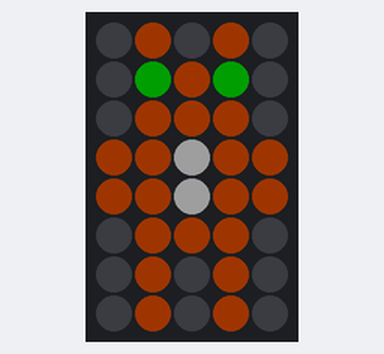
Bench run of a sketch on a simulated Arduino Uno, built with avr-gcc and run on an emulated ATmega328P. Shown: 5×8 RGB LED matrix (first LED top left, wired row by row). Dim RGB values are drawn brighter than linear.

Above: at 0.1 s.
At 2.1 s:
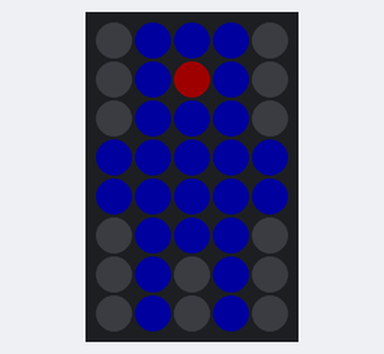
At 4.1 s:
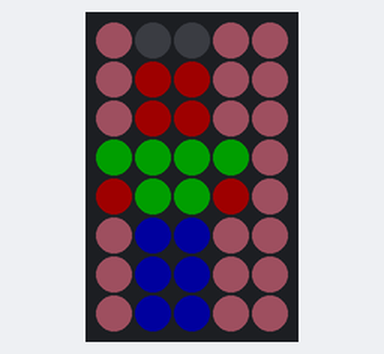
At 6.2 s:
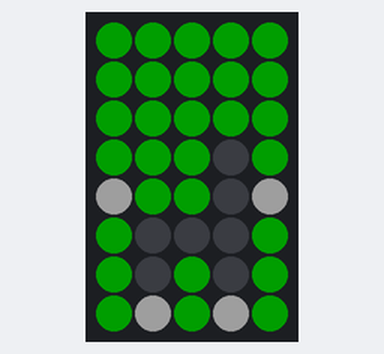
At 8.2 s:
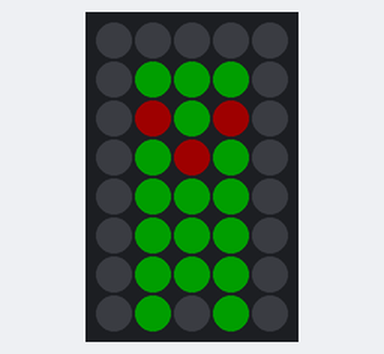
At 12.2 s:
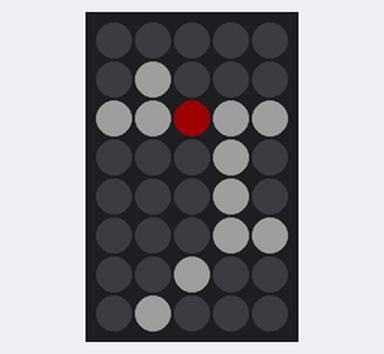

Measured:
- by itself, everything shown: repeats every 14.2 s, in 7 steps
- what the display in image 1 shows lasts 2.0 s, from 2.1 s to 4.1 s

The sketch:

LED_shield_matrix_minecraft.ino
```cpp
// Adafruit_NeoMatrix example for single NeoPixel Shield.

// Adeptation by John Keefe
// Graphic designs by Natalie Keefe

#include <Adafruit_GFX.h>
#include <Adafruit_NeoMatrix.h>
#include <Adafruit_NeoPixel.h>
#ifndef PSTR
#define PSTR // Make Arduino Due happy
#endif

#define PIN 6

// Color definitions
#define BLACK    0x0000
#define BLUE     0x001F
#define RED      0xF800
#define GREEN    0x07E0
#define CYAN     0x07FF
#define MAGENTA  0xF81F
#define YELLOW   0xFFE0
#define WHITE    0xFFFF


// MATRIX DECLARATION:
// Parameter 1 = width of NeoPixel matrix
// Parameter 2 = height of matrix
// Parameter 3 = pin number (most are valid)
// Parameter 4 = matrix layout flags, add together as needed:
//   NEO_MATRIX_TOP, NEO_MATRIX_BOTTOM, NEO_MATRIX_LEFT, NEO_MATRIX_RIGHT:
//     Position of the FIRST LED in the matrix; pick two, e.g.
//     NEO_MATRIX_TOP + NEO_MATRIX_LEFT for the top-left corner.
//   NEO_MATRIX_ROWS, NEO_MATRIX_COLUMNS: LEDs are arranged in horizontal
//     rows or in vertical columns, respectively; pick one or the other.
//   NEO_MATRIX_PROGRESSIVE, NEO_MATRIX_ZIGZAG: all rows/columns proceed
//     in the same order, or alternate lines reverse direction; pick one.
//   See example below for these values in action.
// Parameter 5 = pixel type flags, add together as needed:
//   NEO_KHZ800  800 KHz bitstream (most NeoPixel products w/WS2812 LEDs)
//   NEO_KHZ400  400 KHz (classic 'v1' (not v2) FLORA pixels, WS2811 drivers)
//   NEO_GRB     Pixels are wired for GRB bitstream (most NeoPixel products)
//   NEO_RGB     Pixels are wired for RGB bitstream (v1 FLORA pixels, not v2)


// Example for NeoPixel Shield.  In this application we'd like to use it
// as a 5x8 tall matrix, with the USB port positioned at the top of the
// Arduino.  When held that way, the first pixel is at the top right, and
// lines are arranged in columns, progressive order.  The shield uses
// 800 KHz (v2) pixels that expect GRB color data.
Adafruit_NeoMatrix matrix = Adafruit_NeoMatrix(5, 8, PIN,
NEO_MATRIX_TOP     + NEO_MATRIX_RIGHT +
NEO_MATRIX_COLUMNS + NEO_MATRIX_PROGRESSIVE,
NEO_GRB            + NEO_KHZ800);

const uint16_t colors[] = {
  matrix.Color(255, 0, 0), matrix.Color(0, 255, 0), matrix.Color(0, 0, 255) };

void setup() {
  matrix.begin();
  matrix.setTextWrap(false);
  matrix.setBrightness(30);
  matrix.setTextColor( Wheel(120) ); // set the initial text color
}

int x  = 0;
uint16_t ORANGE = matrix.Color(255, 165, 0);
uint16_t PINK = matrix.Color(255, 192, 203);

void loop() {
  matrix.fillScreen(0); // clears the screen

  // set the cursor where you want to start,
  // decrement by 5 each time until you hit the end of the word
  matrix.setCursor(x, 0); // sets the corner where you want to start

  drawStampy();
  matrix.show();
  delay (2000);
  matrix.fillScreen(0); // clears the screen

  drawSquid();
  matrix.show();
  delay (2000);
  matrix.fillScreen(0); // clears the screen

  drawSteve();
  matrix.show();
  delay (2000);
  matrix.fillScreen(0); // clears the screen

  drawKitty();
  matrix.show();
  delay (2000);
  matrix.fillScreen(0); // clears the screen

  drawCreeper();
  matrix.show();
  delay (2000);
  matrix.fillScreen(0); // clears the screen

  drawMooshroom();
  matrix.show();
  delay (2000);
  matrix.fillScreen(0); // clears the screen

  drawPuppyClimbing();
  matrix.show();
  delay (2000);
  matrix.fillScreen(0); // clears the screen

}

void drawStampy() {

  matrix.drawLine(0, 3, 0, 4, ORANGE);
  matrix.drawLine(1, 0, 1, 7, ORANGE);
  matrix.drawPixel(1,1, GREEN);
  matrix.drawLine(2, 1, 2, 2, ORANGE);
  matrix.drawLine(2, 3, 2, 4, WHITE);
  matrix.drawPixel(2,5, ORANGE);
  matrix.drawLine(3, 0, 3, 7, ORANGE);
  matrix.drawPixel(3,1, GREEN);
  matrix.drawLine(4, 3, 4, 4, ORANGE);

}

void drawSquid() {

  matrix.drawLine(0, 3, 0, 4, BLUE);
  matrix.drawLine(1, 0, 1, 7, BLUE);
  matrix.drawLine(2, 0, 2, 5, BLUE);
  matrix.drawPixel(2, 1, RED);
  matrix.drawLine(3, 0, 3, 7, BLUE);
  matrix.drawLine(4, 3, 4, 4, BLUE);

}

void drawSteve() {

    matrix.fillScreen(PINK);
    matrix.drawLine(1, 0, 2, 0, 0);
    matrix.drawRect(1, 1, 2, 2, RED);
    matrix.drawRect(0, 3, 4, 2, GREEN);
    matrix.drawPixel(0, 4, RED);
    matrix.drawPixel(3, 4, RED);
    matrix.drawRect(1, 5, 2, 3, BLUE);

}

void drawKitty() {

  matrix.fillScreen(GREEN);
  matrix.drawLine(1, 5, 3, 5, 0);
  matrix.drawLine(3, 3, 3, 6, 0);
  matrix.drawPixel(4, 4, WHITE);
  matrix.drawPixel(1, 6, 0);
  matrix.drawPixel(3, 7, WHITE);
  matrix.drawPixel(1, 7, WHITE);
  matrix.drawPixel(0, 4, WHITE);

}

void drawCreeper() {

  matrix.drawLine(1, 1, 1, 7, GREEN);
  matrix.drawPixel(1, 2, RED);
  matrix.drawLine(2, 1, 2, 6, GREEN);
  matrix.drawPixel(2, 3, RED);
  matrix.drawLine(3, 1, 3, 7, GREEN);
  matrix.drawPixel(3, 2, RED);

}

void drawMooshroom() {

  matrix.drawPixel(0, 6, WHITE);
  matrix.drawPixel(0, 7, RED);
  matrix.drawLine(1, 5, 1, 6, RED);
  matrix.drawPixel(2, 6, WHITE);
  matrix.drawLine(3, 4, 3, 7, RED);
  matrix.drawPixel(4, 5, PINK);

}

void drawPuppyClimbing() {

  matrix.drawLine(0, 2, 4, 2, WHITE);
  matrix.drawLine(3, 2, 3, 5, WHITE);
  matrix.drawPixel(4, 5, WHITE);
  matrix.drawPixel(2, 6, WHITE);
  matrix.drawPixel(1, 7, WHITE);
  matrix.drawPixel(1, 1, WHITE);
  matrix.drawPixel(2, 2, RED);

}


// Input a value 0 to 255 to get a color value.
// If incremented, colours are a transition r - g - b - back to r.
uint32_t Wheel(byte WheelPos) {
  if(WheelPos < 85) {
    return matrix.Color(WheelPos * 3, 255 - WheelPos * 3, 0);
  }
  else if(WheelPos < 170) {
    WheelPos -= 85;
    return matrix.Color(255 - WheelPos * 3, 0, WheelPos * 3);
  }
  else {
    WheelPos -= 170;
    return matrix.Color(0, WheelPos * 3, 255 - WheelPos * 3);
  }
}
```
